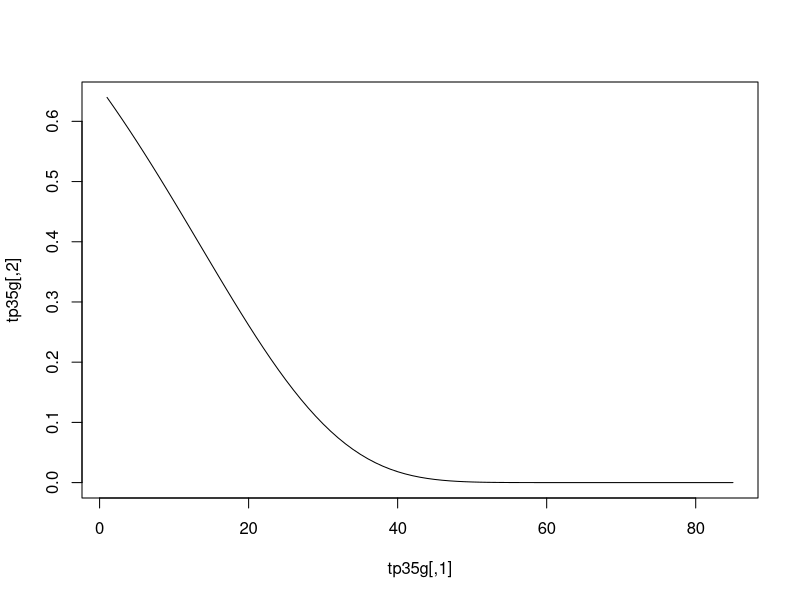
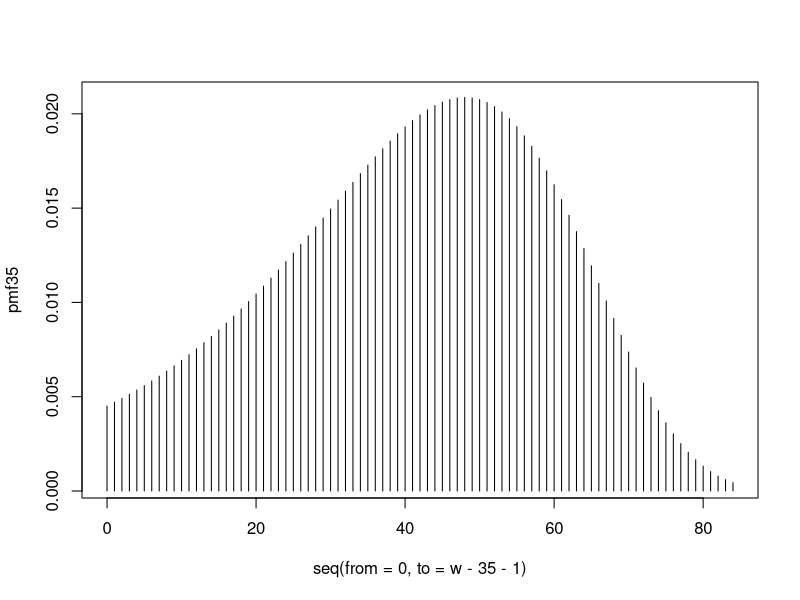

R code for these plots, in order:
## ---- chunk 1
knitr::opts_chunk$set(echo = T )
## ---- chunk 2
#install.packages("tidyverse")
library("tidyverse")
set.seed(340)
eps=0.0001
## ---- chunk 3
MakehamSurv=function(A,B,c,x,t){
  if(c==1){
    return("Ln(C)=0")
  }
  accid=exp((-1)*A*t)
  ans=exp((-1)*A*t)*(exp(((-1)*(B)/(log(c)))*(c^x)*((c^t)-1)))
  return(ans)
}
## ---- chunk 4
MakehamSurv(0,0.0005,1.05,0,25)
## ---- chunk 5
tpxFiller=function(A,B,c,x,w,inc){
  result <- matrix(data = NA, nrow= ceiling((w-x)/inc), ncol=2)
  i=1 ##index for loop
  while(i<=nrow(result)){
    result[i]<- inc*i
    if(i*inc>w){
      result[i]<-w
    }
    result[i,2]<- MakehamSurv(A,B,c,x,x+result[i])
    i=i+1
  }
  return(result)
}
## ---- chunk 6
tpxFiller(0,0.0005,1.05,0,99,7.5)
## ---- chunk 7
pmf=function(A,B,c,x,w){
  i=0
  final <- vector(mode="double",length = 0)
  while(i<=(w-x-1)){
    tempvec <- (MakehamSurv(A,B,c,x,i)-MakehamSurv(A,B,c,x,i+1))
    final <- cbind(final,tempvec)
    i=i+1
  }
  return(final)
  
}
## ---- chunk 8
pmf(0,0.0005,1.05,0,100)
## ---- chunk 9
A= 0.0005
B=0.0006
c=1.055
w=120
tp35g = tpxFiller(A,B,c,35,w,1)
plot(tp35g,type = 'l')
## ---- chunk 10
pmf35= pmf(A,B,c,35,w)
plot(seq(from = 0,to = w-35-1),pmf35,type = "h")
## ---- chunk 11
curtexp=0
i=1
x=35
n=10
while(i<=n){
  curtexp= curtexp+ MakehamSurv(A,B,c,35,i)
  i=i+1
}
print(curtexp)
## ---- chunk 12
i=1
sum=0
while(i<=n){
    sum=sum+(i*MakehamSurv(A,B,c,35,i))
    i=1+i
  }
ans=(((2*(sum))-curtexp)-(curtexp*curtexp))
print(sqrt(ans))
## ---- chunk 13
stop=0
 j=1
 lastesti=1+eps
 estimate=0
   inc=0.75
   while(abs(estimate-lastesti)>eps){
   lastesti = estimate
   i=1
   integral=0
   while((i*inc)<=n){
     integral =integral+(inc*(((MakehamSurv(A,B,c,x,inc*i))+(MakehamSurv(A,B,c,x,inc*(i+1))))/2))
     i=i+1
   }
     estimate= integral
     j=j+1
     inc=inc/2 ##To increase accuracy
     stop=stop+1
     if(stop>11){
       break ##In case of divergence
     }
  }
  compexp=estimate
print(compexp)
  
## ---- chunk 14
stop=0
 j=1
 lastesti=1+eps
 estimate=0
  inc=0.75
   while(abs(estimate-lastesti)>eps){ ##Checking to see within 3 decimal places
   lastesti = estimate
   i=1
   integral=0
   while((i*inc)<=n){
     integral =integral+inc*(inc*(((MakehamSurv(A,B,c,x,inc*i))+(MakehamSurv(A,B,c,x,inc*(i+1))))/2))
     i=i+1 ##Added in the t multiplier to the tpx
   }
     estimate= integral
     j=j+1
     inc=inc/2 ##To increase accuracy
     stop=stop+1
     if(stop>11){
       break ##In case of divergence
     }
  }
  moment2=2*estimate
print(moment2)
txvar= moment2-(compexp*compexp)
print("The standard deviation is")
print(sqrt(abs(txvar)))
